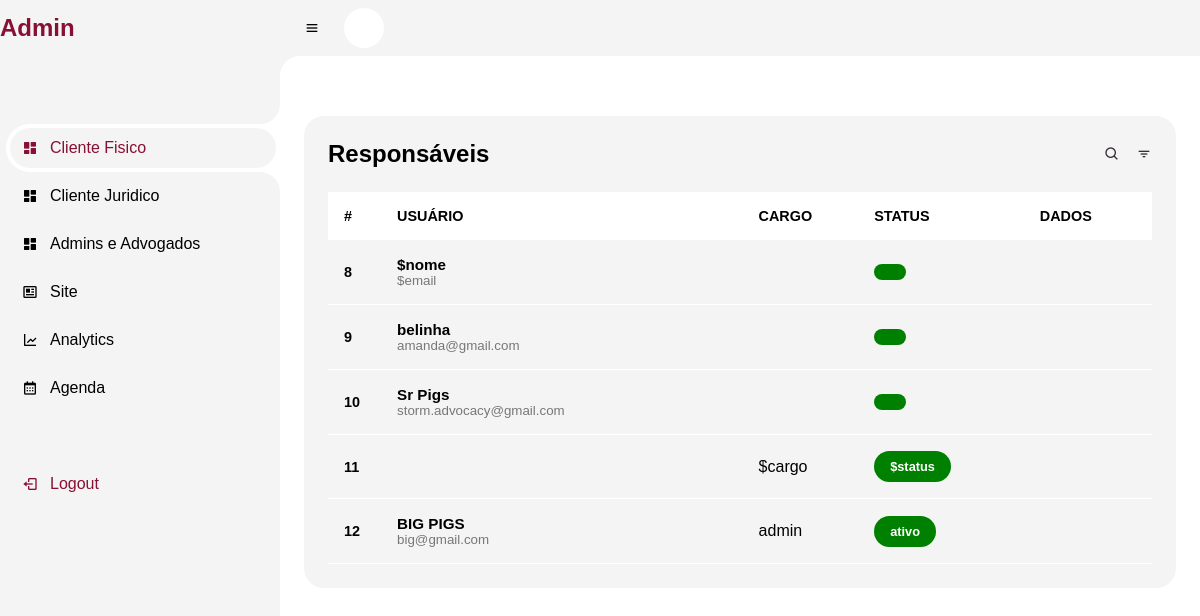
The page /adv-admin.php on the database as committed earlier.
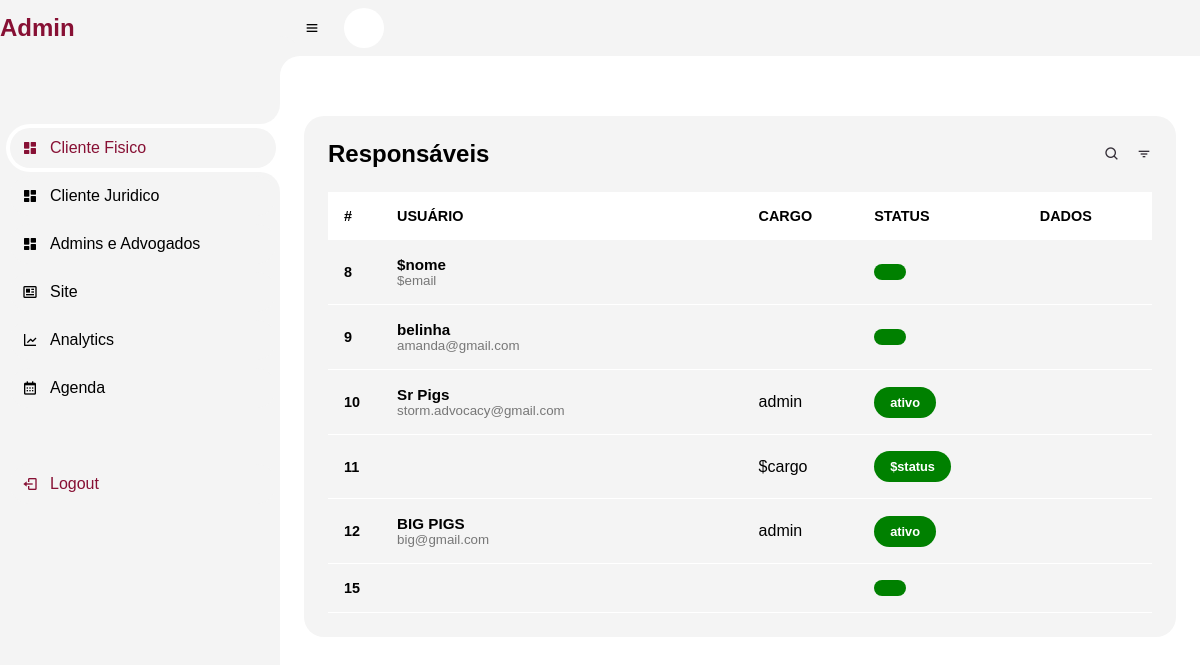
The same page on the database as committed later.
### tables this page shows
CREATE TABLE IF NOT EXISTS `tb_advogado` (
  `cod` int(11) NOT NULL AUTO_INCREMENT,
  `nome` varchar(100) NOT NULL,
  `email` varchar(100) NOT NULL,
  `celular` varchar(15) NOT NULL,
  `dataNascimento` varchar(10) NOT NULL,
  `cpf` varchar(11) NOT NULL,
  `genero` varchar(10) NOT NULL,
  `cargo` varchar(10) NOT NULL,
  `status` varchar(10) NOT NULL,
  `senha` varchar(32) NOT NULL,
  `foto` varchar(100) NOT NULL,
  PRIMARY KEY (`cod`)
);

### adv-admin.php (the view, shortened to what this page needs)
<?php
include('menu-admin.php');
?>
<html lang="en">
<head>
    <link rel="stylesheet" href="css/admin.css">
    <link rel="stylesheet" href="https://maxst.icons8.com/vue-static/landings/line-awesome/line-awesome/1.3.0/css/line-awesome.min.css">
</head>
<body class="dark">
    <section id=content>
        <main>
            <?php
            require('connect.php');
            $admins = mysqli_query($con, "SELECT * FROM `tb_advogado`");
            echo   "<div class=table-data>";
            echo    "<div class=order>";
            echo      "<div class=head>";
            echo          " <h3>Responsáveis</h3>";
            echo            "<i class='bx bx-search'></i>";
            echo            "<i class='bx bx-filter'></i>";
            echo       "</div>";
            echo       "<table width=100%>";
            echo              "<thead>";
            echo                "<tr>";
            echo                     "<th>#</th>";
            echo                    "<th></span>USUÁRIO</th>";
            echo                    "<th></span>CARGO</th>";
            echo                  "<th></span>STATUS</th>";
            echo                  "<th></span>DADOS</th>";
            while($admin = mysqli_fetch_array($admins)){
            echo             "</tr>";
            echo        "</thead>";
            echo        "<tbody>";
            echo          "<tr>";
            echo              "<td class=cod>$admin[cod]</td>";
            echo             "<td>";
            echo   "<div class=client>";
            echo   "<div class=client-info>";
            echo  "<h4>$admin[nome]</h4>";
            echo  "<small>$admin[email]</small>";
            echo   "</div>";
            echo  "</div>";
            echo  "</td>";
            echo  "<td>$admin[cargo]</td>";
            echo  "<td>";
            echo  "<span class=status>$admin[status]</span>";
            echo "</td>";
            echo  "<td>";
            echo "</td>";
        }
            echo  "</tr>";
            echo        "</tbody>";
            echo   "</table>";
            echo   "</div>";
            ?>
        </main>
    </section>
</body>
</html>

Rows that differ between the two databases and show on the page:
changed tb_advogado "Sr Pigs": cargo (not shown) → "admin"; status (not shown) → "ativo"
added tb_advogado: cod "15"
